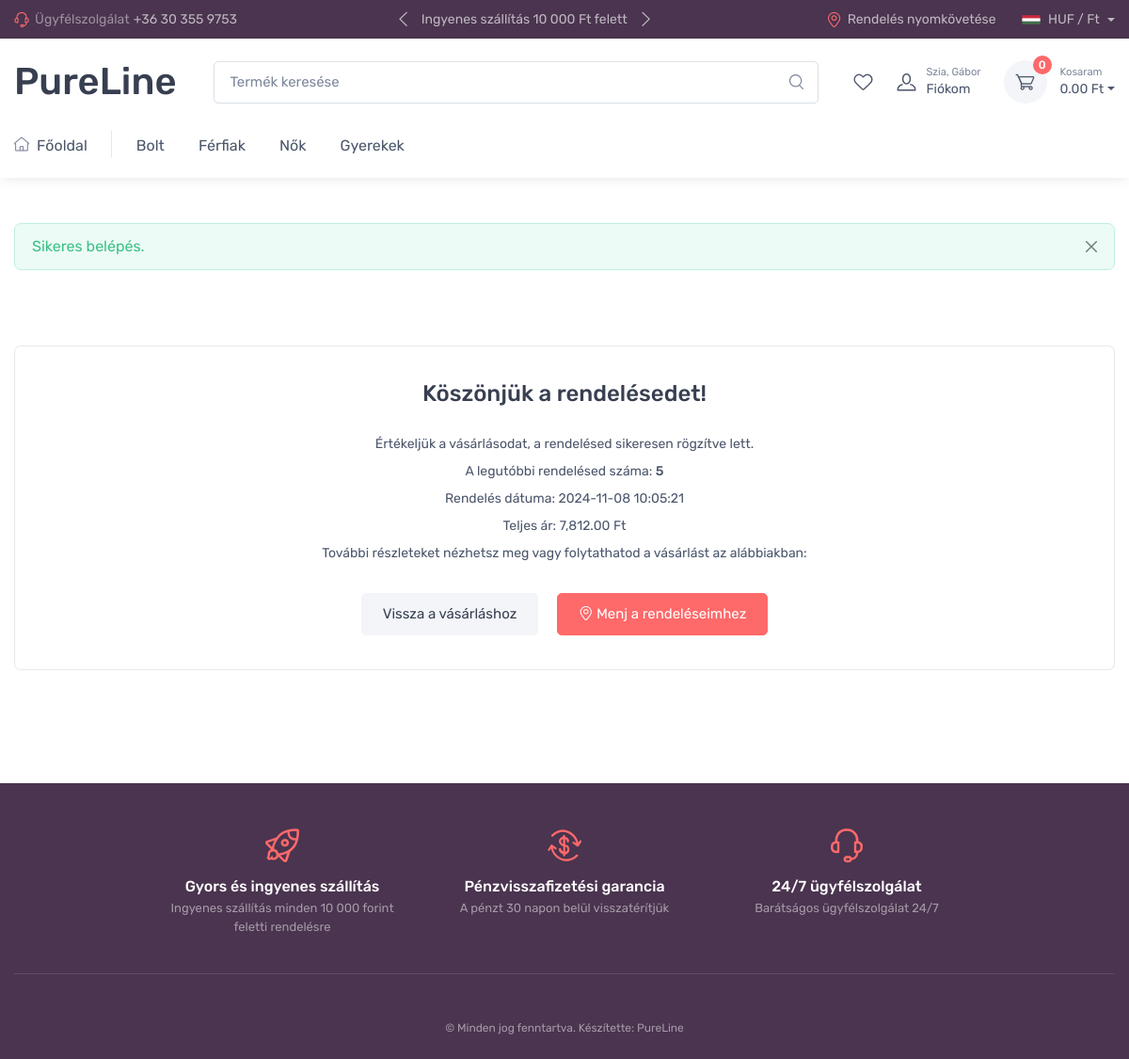
/checkout-complete.php (signed in), run on the app's committed database.
### tables this page shows
CREATE TABLE `orders` (
  `id` int(11) NOT NULL,
  `customer_id` int(11) NOT NULL,
  `order_status` int(11) NOT NULL,
  `shipping` text NOT NULL,
  `cart` text NOT NULL,
  `user` text NOT NULL,
  `order_date` varchar(255) NOT NULL,
  `total_price` int(11) NOT NULL
);

### checkout-complete.php (the view, shortened to what this page needs)
<?php
require_once('files/header.php');
if (isset($_SESSION['user'])) {
    $u = $_SESSION['user'];
    $user_id = $u['id'];
    $sql = "SELECT id, order_date, total_price FROM orders WHERE customer_id = $user_id ORDER BY order_date DESC LIMIT 1";
    $result = $conn->query($sql);
    if ($result->num_rows > 0) {
      $order = $result->fetch_assoc();
      $formatted_date = date('Y-m-d H:i:s', $order["order_date"]);
      echo '
      <div class="container pb-5 mb-sm-4">
          <div class="pt-5">
              <div class="card py-3 mt-sm-3">
                  <div class="card-body text-center">
                      <h2 class="h4 pb-3">Köszönjük a rendelésedet!</h2>
                      <p class="fs-sm mb-2">Értékeljük a vásárlásodat, a rendelésed sikeresen rögzítve lett.</p>
                      <p class="fs-sm mb-2">A legutóbbi rendelésed száma: <span class="fw-medium">' . $order["id"] . '</span></p>
                      <p class="fs-sm mb-2">Rendelés dátuma: ' . $formatted_date . '</p>
                      <p class="fs-sm mb-2">Teljes ár: ' . number_format($order["total_price"], 2) . ' Ft</p>
                      <p class="fs-sm">További részleteket nézhetsz meg vagy folytathatod a vásárlást az alábbiakban:</p>
                      <a class="btn btn-secondary mt-3 me-3" href="shop.php">Vissza a vásárláshoz</a>
                      <a class="btn btn-primary mt-3" href="' . ( $_SESSION['user']['user_type'] === 'admin' ? 'admin-account-orders.php' : 'account-orders.php') . '"><i class="ci-location"></i>&nbsp;Menj a rendeléseimhez</a>
                  </div>
              </div>
          </div>
      </div>';
    }
}
require_once('files/footer.php');
?>

### data on the page
orders: id "5", order_date "2024-11-08 10:05:21", total_price "7,812.00"

### other printed values
$_SESSION['user']['last_name'] "Gábor"
$cart_count "0"
$cart_total "0.00"
$_SESSION['alert']['message'] "Sikeres belépés."
